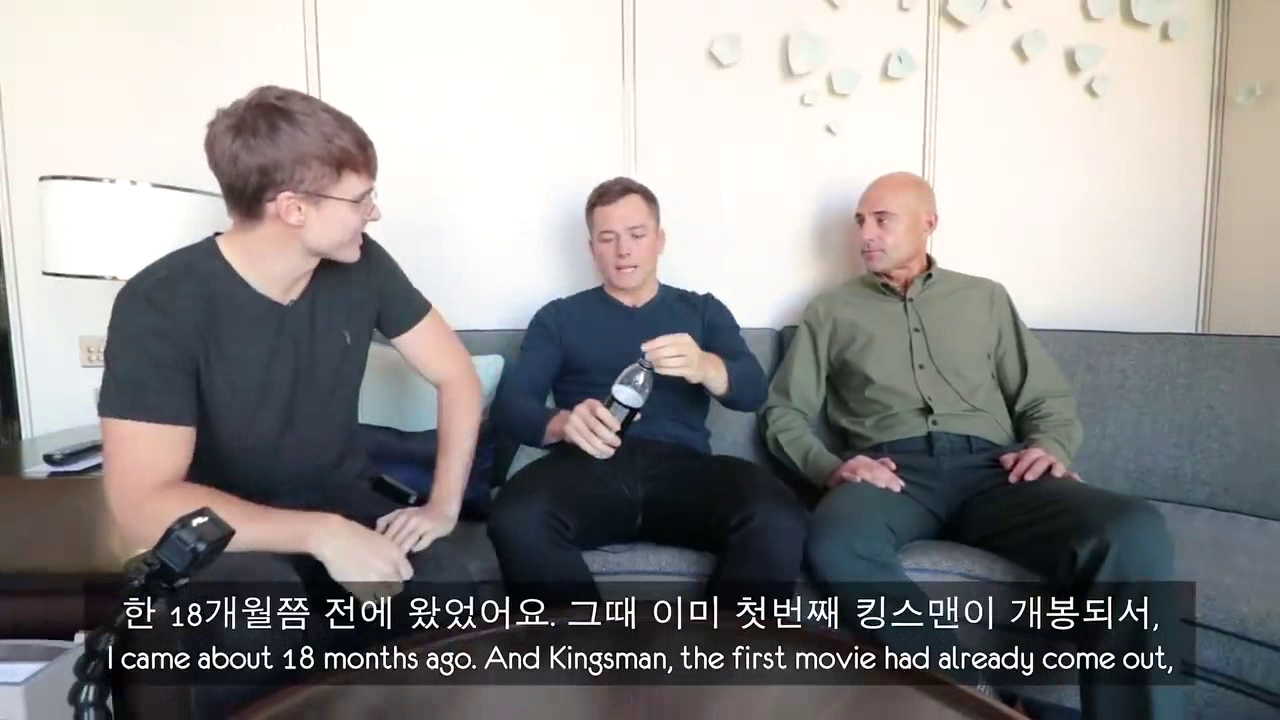
#> input picture frame 25 of files/sample.avi, 1280 x 720 px
$ python video_face_detect.py
#> lines starting #> are read from the running program, lines starting #| are printed output that depends on the picture; after the words box and inside, x2 and y2 are one past the last pixel; in counts of white or black regions, pixels touching at a corner belong together
import cv2

face_Cascade = cv2.CascadeClassifier("haarcascades\haarcascade_frontalface_alt.xml")
eye_Cascade = cv2.CascadeClassifier("haarcascades\haarcascade_eye.xml")

eye_detect = True
info = ''
font = cv2.FONT_HERSHEY_SIMPLEX

# Capture frame-by-frame
try:
    cap = cv2.VideoCapture("files/sample.avi")
except:
    print('video loading failed')


while True:
    ret, frame = cap.read()
#> frame is the input picture: shape (720, 1280, 3); mean B, G, R 141.1, 141.3, 143.2
    if not ret:
        break

    if eye_detect:
        info = 'Eye Detection On'
    else:
        info = 'Eye Detection Off'

    gray = cv2.cvtColor(frame, cv2.COLOR_BGR2GRAY)
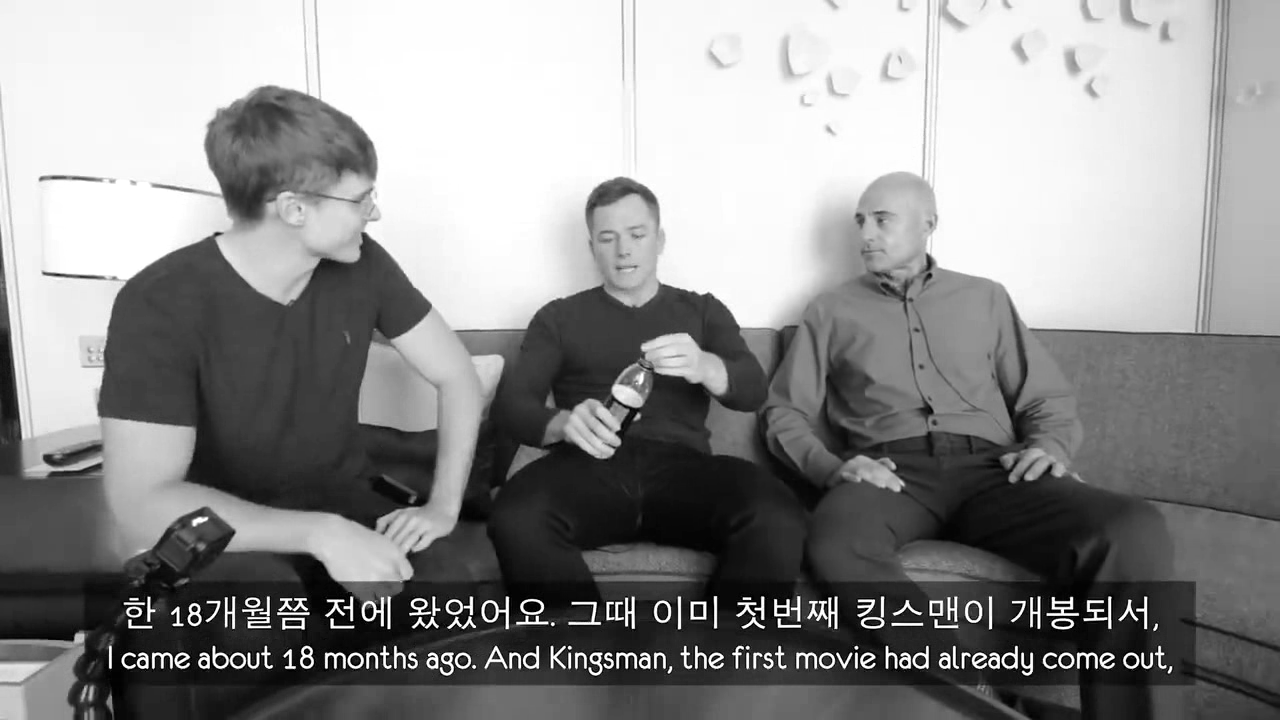
#> gray: shape (720, 1280); min 0, max 255, mean 141.8
    faces = face_Cascade.detectMultiScale(gray,scaleFactor=1.1,minNeighbors=5,minSize=(60, 60))
#> faces = [[584, 206, 79, 79]]

    cv2.putText(frame, info, (5,15), font, 0.5, (255, 0, 255), 1)
#> frame: shape (720, 1280, 3); 0.03% of pixels changed, all inside (x1, y1, x2, y2) = (7, 4, 140, 20)

    # Draw a rectangle around the faces
    for (x, y, w, h) in faces:
        cv2.rectangle(frame, (x,y), (x+w, y+h), (255, 0, 0), 2)
        cv2.putText(frame, 'Detected Face', (x-5, y-5), font, 0.5, (255, 255, 0), 1)
        if eye_detect:
            h2 = int(round(h*3/5))
            rol_gray  = gray[y:y+h2, x:x+w]
            rol_color = frame[y:y+h2, x:x+w]
            eyes = eye_Cascade.detectMultiScale(rol_gray)
            for (ex, ey, ew, eh) in eyes:
                cv2.rectangle(rol_color, (ex, ey), (ex+ew, ey+eh), (0,255,0), 2)
#> this loop made 1 pass
#> (x, y, w, h, h2) on pass 1: (584, 206, 79, 79, 47)
#> pass 1, `rol_gray  = gray[y:y+h2, x:x+w]`:
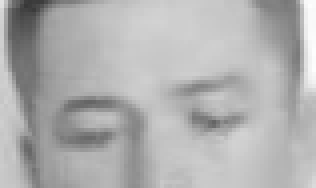
#> rol_gray: shape (47, 79) (shown 4 times larger); min 56, max 253, mean 175.8
#> pass 1, `rol_color = frame[y:y+h2, x:x+w]`:
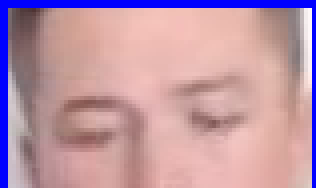
#> rol_color: shape (47, 79, 3) (shown 4 times larger); mean B, G, R 166.3, 150.3, 189
#> after the loop:
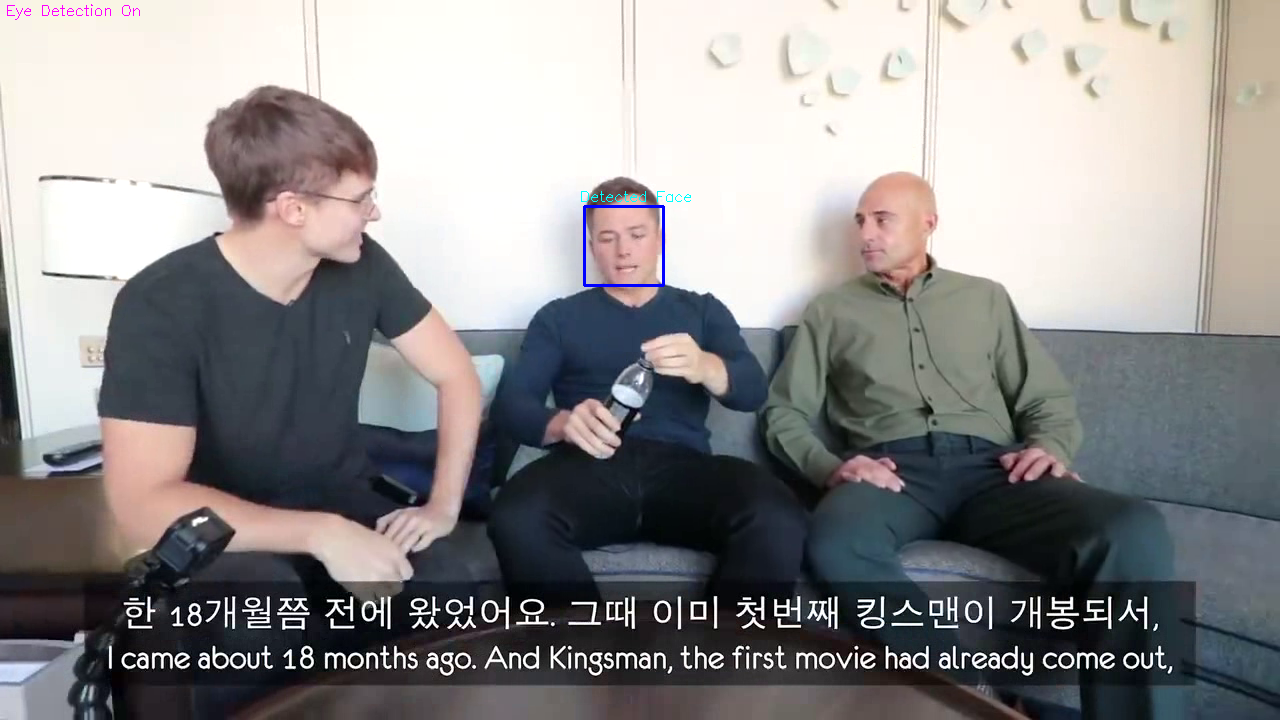
#> frame: shape (720, 1280, 3); mean B, G, R 141.2, 141.1, 142.9
                #cv2.putText(rol_color, 'Detected Eye', (ex - 5, ey - 5), font, 0.5, (0, 255, 0), 1)

    # Display the resulting frame
    cv2.namedWindow('Face', cv2.WINDOW_NORMAL)
    cv2.imshow('Face', frame)

    if cv2.waitKey(1) & 0xFF == ord('q'):
#> (key q is pressed here)
        break

# When everything is done, release the capture
cap.release()
cv2.destroyAllWindows()

$ run again, starting later in the video
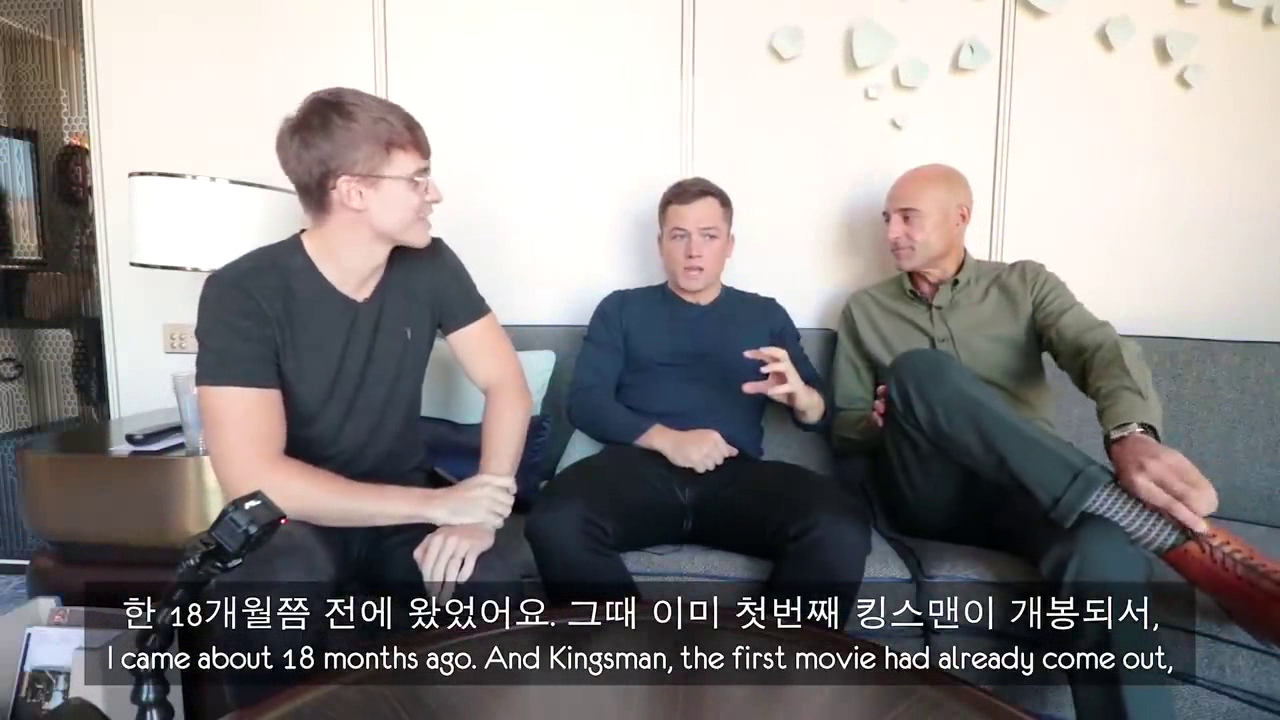
#> input picture frame 114 of files/sample.avi, 1280 x 720 px
#> frame is the input picture: shape (720, 1280, 3); mean B, G, R 136.9, 137.1, 140.7
#> faces = [[653, 204, 82, 82]]
#> the loop `for (x, y, w, h) in faces:` made 1 pass
#> (x, y, w, h, h2, eyes) on pass 1: (653, 204, 82, 82, 49, [[15, 21, 22, 22], [46, 22, 23, 23]])
#> after the loop `for (x, y, w, h) in faces:`:
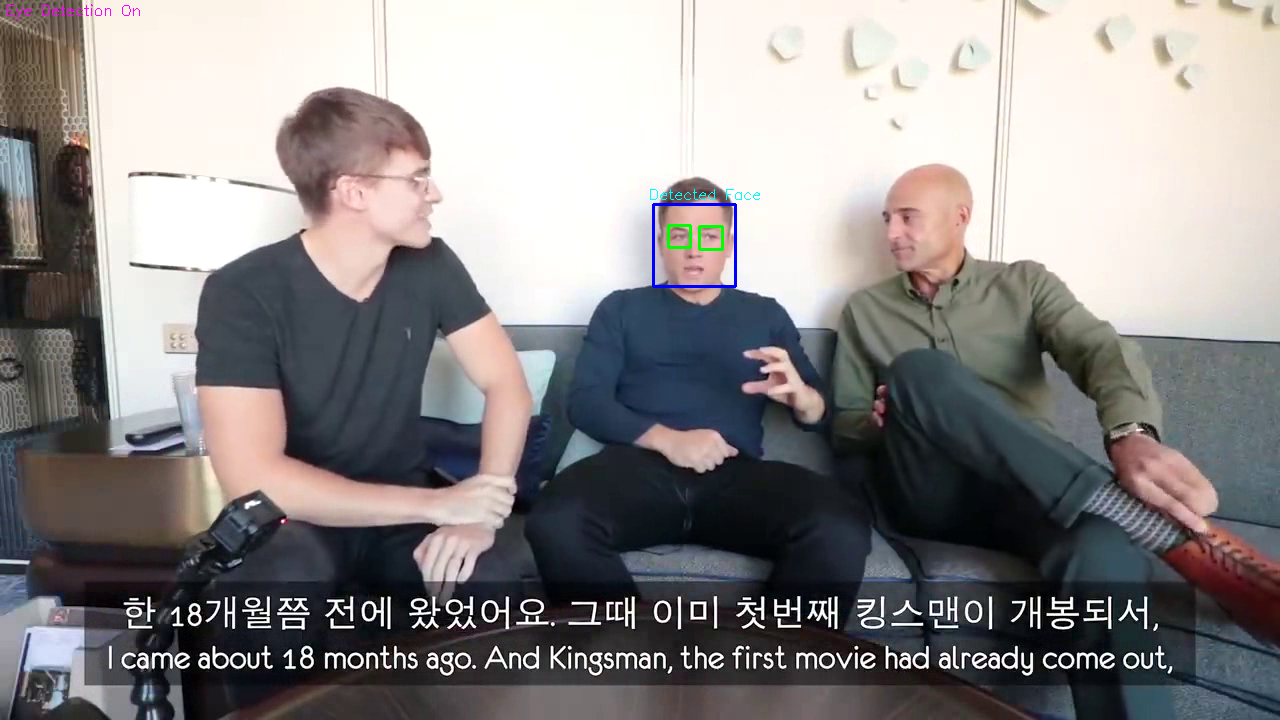
#> frame: shape (720, 1280, 3); mean B, G, R 137, 137, 140.4
#> after the loop `for (x, y, w, h) in faces:`:
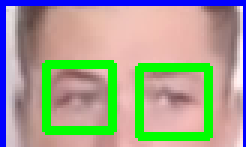
#> rol_color: shape (49, 82, 3) (shown 3 times larger); mean B, G, R 144.4, 162.4, 160.8

$ run again, starting later in the video
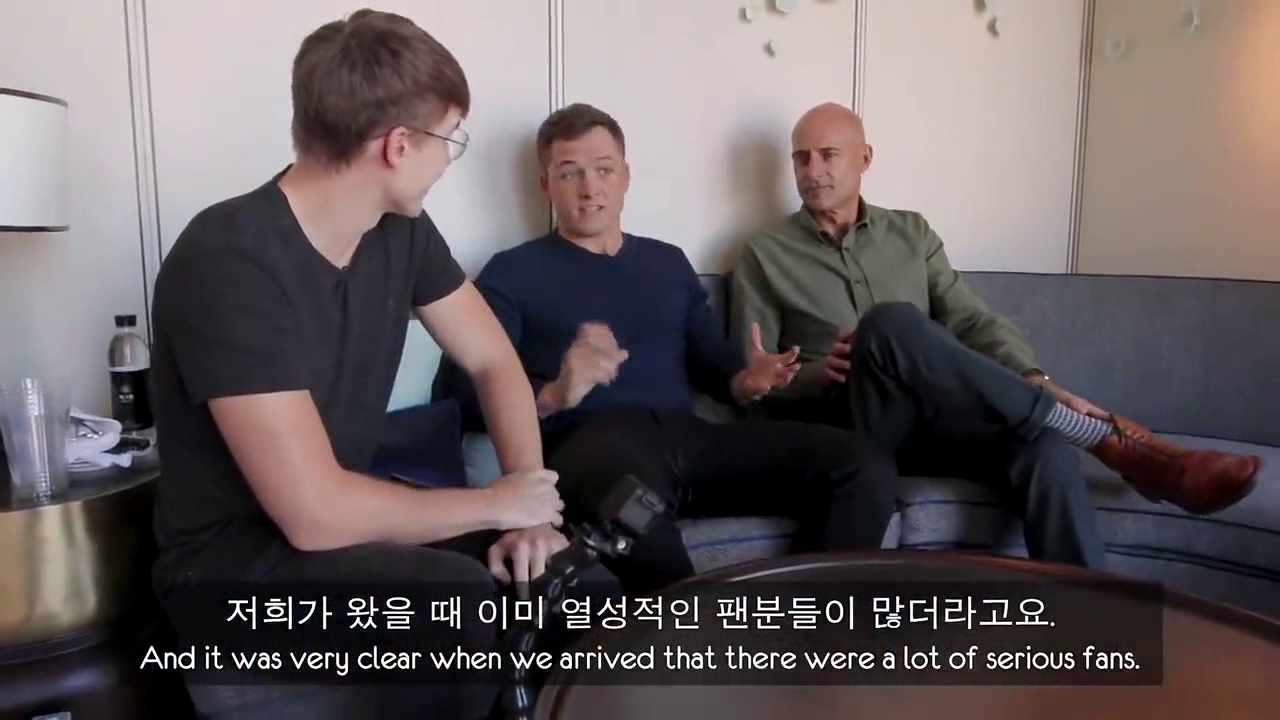
#> input picture frame 204 of files/sample.avi, 1280 x 720 px
#> frame is the input picture: shape (720, 1280, 3); mean B, G, R 93.7, 92.1, 101.2
#> faces = [[775, 124, 84, 84], [539, 134, 98, 98]]
#> the loop `for (x, y, w, h) in faces:` made 2 passes
#> (x, y, w, h, h2, eyes) on passes 1 to 2: (775, 124, 84, 84, 50, [[37, 18, 25, 25]]), (539, 134, 98, 98, 59, [[53, 24, 24, 24], [15, 30, 24, 24]])
#> after the loop `for (x, y, w, h) in faces:`:
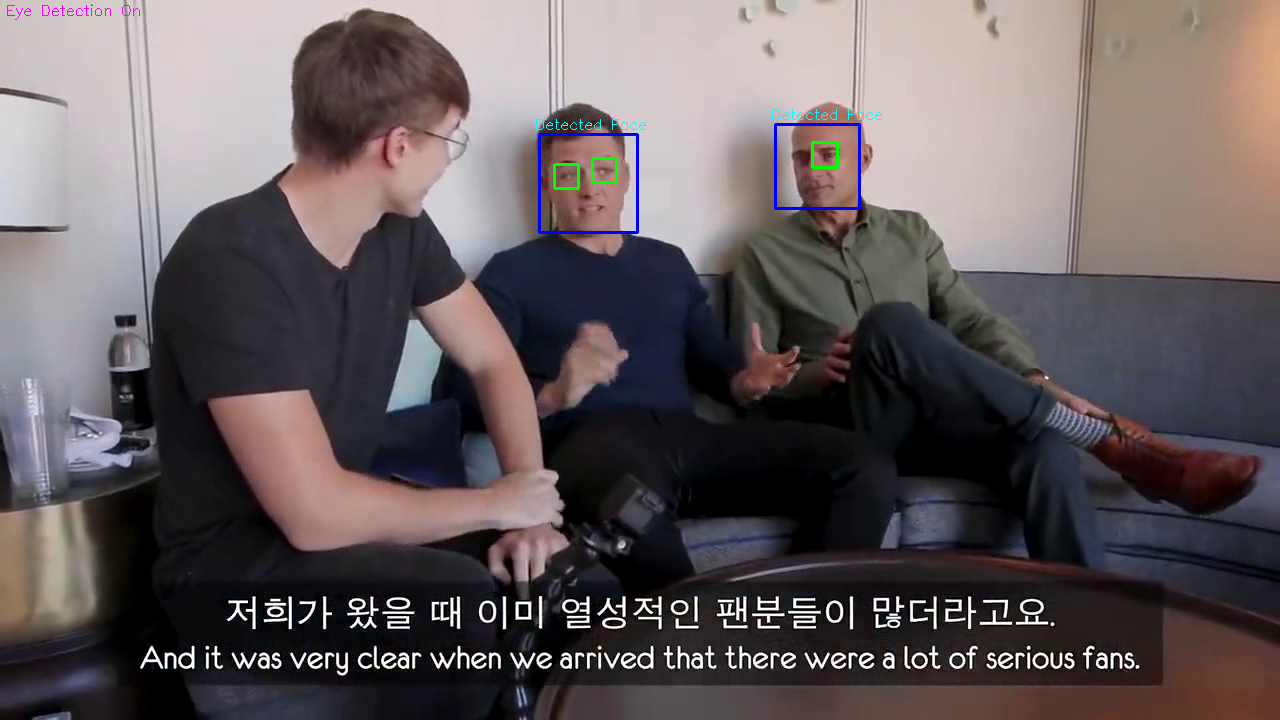
#> frame: shape (720, 1280, 3); mean B, G, R 94, 92, 100.7
#> after the loop `for (x, y, w, h) in faces:`:
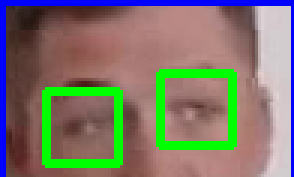
#> rol_color: shape (59, 98, 3) (shown 3 times larger); mean B, G, R 106.5, 119.1, 125.8
